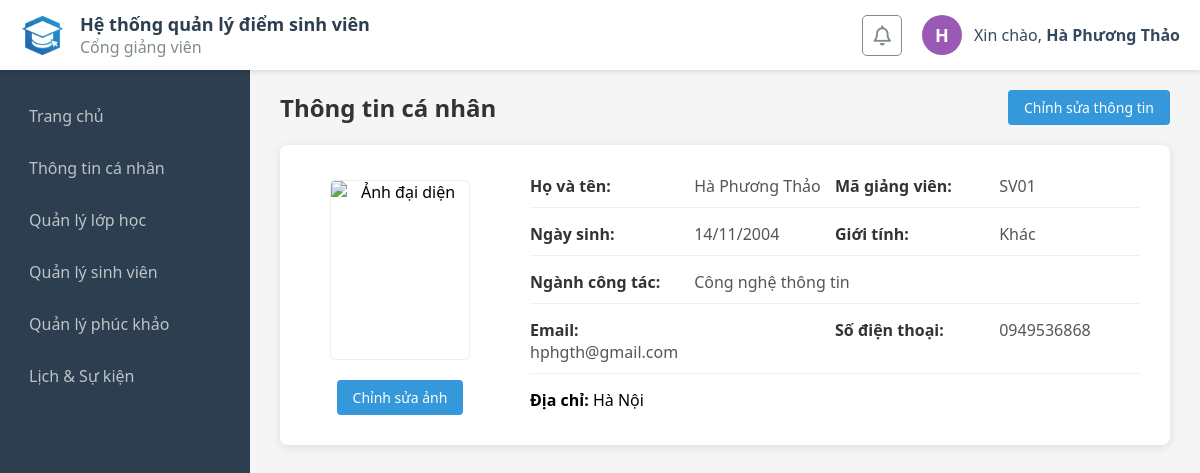
/teacher/profile.php (signed in), run on the app's committed database.
### tables this page shows
CREATE TABLE `profile` (
  `id` int(4) NOT NULL,
  `account_id` int(4) NOT NULL,
  `avatar` varchar(255) DEFAULT NULL,
  `first_name` varchar(10) NOT NULL,
  `last_name` varchar(20) NOT NULL,
  `dob` date NOT NULL,
  `gender` enum('Nam','Nữ','Khác') NOT NULL,
  `email` varchar(30) DEFAULT NULL,
  `phone` varchar(10) DEFAULT NULL,
  `address` varchar(50) DEFAULT NULL,
  `year` varchar(10) DEFAULT NULL,
  `academic_year` varchar(15) DEFAULT NULL,
  `faculty_id` int(11) DEFAULT NULL,
  `major_id` int(11) DEFAULT NULL
);

CREATE TABLE `account` (
  `id` int(4) NOT NULL,
  `code` varchar(5) NOT NULL,
  `username` varchar(20) NOT NULL,
  `password` varchar(255) NOT NULL,
  `password_hint` varchar(16) NOT NULL,
  `role` enum('admin','teacher','student') NOT NULL DEFAULT 'student'
);

CREATE TABLE `faculties` (
  `id` int(11) NOT NULL,
  `faculty_code` int(7) NOT NULL,
  `faculty_name` varchar(50) NOT NULL,
  `date_start` date DEFAULT NULL,
  `date_end` date DEFAULT NULL
);

### teacher/profile.php (the view, shortened to what this page needs)
<?php
$account_id = $_SESSION['id'];
require '../db_connection.php';
$code      = "N/A";
$sql = "SELECT a.code, p.first_name, p.last_name, p.dob, p.gender, p.email, p.phone, p.address, p.major_id, m.major_name, p.faculty_id, f.faculty_name, p.year
        FROM account a
        LEFT JOIN profile p ON a.id = p.account_id
        LEFT JOIN majors m ON p.major_id = m.id
        LEFT JOIN faculties f ON p.faculty_id = f.id
        WHERE a.id = ?";
$stmt = $conn->prepare($sql);
$stmt->bind_param("i", $account_id);
$stmt->execute();
$result = $stmt->get_result();
if ($row = $result->fetch_assoc()) {
    $code = $row['code'] ?: "N/A";
    if (!empty($row['dob']) && $row['dob'] != '0000-00-00') {
        $dob = date("d/m/Y", strtotime($row['dob']));
    } else {
        $dob = "Chưa cập nhật";
    }
    $gender   = $row['gender'] ?: "Chưa cập nhật";
    $email    = $row['email'] ?: "Chưa cập nhật";
    $phone    = $row['phone'] ?: "Chưa cập nhật";
    $address  = $row['address'] ?: "Chưa cập nhật";
    $faculty  = $row['faculty_name'] ?: "Chưa cập nhật";
}
?>
<!DOCTYPE html>
<html lang="en">
<head>
    <link rel="stylesheet" href="../css/profile.css">
</head>
<body>
    <?php include 'header.php'; ?>
    <div class="main-container">
        <div class="profile-title">
            <h2>Thông tin cá nhân</h2>
            <button class="edit-btn" onclick="window.location.href='edit.php'">Chỉnh sửa thông tin</button>
        </div>
        <div class="profile-info">
            <div class="profile-img">
                <img src="../images/profile.png" alt="Ảnh đại diện">
                <div class="profile-button">
                    <button class="edit-btn" onclick="window.location.href='edit.php'">Chỉnh sửa ảnh</button>
                </div>
            </div>
            <div class="profile-content">
                <div class="profile-row">
                    <p><strong>Họ và tên:</strong> <?php echo htmlspecialchars($full_name); ?></p>
                    <p><strong>Mã giảng viên:</strong> <?php echo htmlspecialchars($code); ?></p>
                </div>
                <div class="profile-row">
                    <p><strong>Ngày sinh:</strong> <?php echo htmlspecialchars($dob); ?></p>
                    <p><strong>Giới tính:</strong> <?php echo htmlspecialchars($gender); ?></p>
                </div>
                <div class="profile-row">
                    <p><strong>Ngành công tác:</strong> <?php echo htmlspecialchars($faculty); ?></p>
                </div>
                <div class="profile-row">
                    <p><strong>Email:</strong> <?php echo htmlspecialchars($email); ?></p>
                    <p><strong>Số điện thoại:</strong> <?php echo htmlspecialchars($phone); ?></p>
                </div>
                <p><strong>Địa chỉ:</strong> <?php echo htmlspecialchars($address); ?></p>
            </div>
        </div>
    </div>
</body>
</html>

### teacher/header.php (shortened to what this page needs)
<?php
require '../db_connection.php';
$user_id  = $_SESSION['id'] ?? 0;
$username = $_SESSION['username'] ?? 'user';
$full_name = "Chưa cập nhật";
$avatar_from_db = "";
if ($user_id > 0) {
    $sql = "SELECT p.first_name, p.last_name, p.avatar
            FROM account a
            LEFT JOIN profile p ON a.id = p.account_id
            WHERE a.id = ?";
    $stmt = $conn->prepare($sql);
    $stmt->bind_param("i", $user_id);
    $stmt->execute();
    $result = $stmt->get_result();
    if ($row = $result->fetch_assoc()) {
        $fname = trim($row['first_name'] ?? '');
        $lname = trim($row['last_name'] ?? '');
        if ($fname !== '' || $lname !== '') {
            $full_name = trim($lname . ' ' . $fname);
        }
    }
}
$first_letter = mb_strtoupper(mb_substr($full_name !== "Chưa cập nhật" ? $full_name : $username, 0, 1, 'UTF-8'), 'UTF-8');
$palette = ['#1abc9c', '#2ecc71', '#3498db', '#9b59b6', '#f1c40f', '#e67e22', '#e74c3c', '#34495e'];
$color_index = $user_id % count($palette);
$bg_color = $palette[$color_index];
?>
<!DOCTYPE html>
<html lang="en">
<head>
    <link rel="stylesheet" href="https://cdnjs.cloudflare.com/ajax/libs/font-awesome/6.5.2/css/all.min.css" />
    <link rel="stylesheet" href="../css/header.css">
</head>
<body>
    <div class="header">
        <div class="left-container">
            <img src="../images/logo.png" alt="" class="logo">
            <div class="content">
                <h1>Hệ thống quản lý điểm sinh viên</h1>
                <p>Cổng giảng viên</p>
            </div>
        </div>
        <div class="right-container">
            <div class="notification">
                <button class="noti-btn"><i class="fa-regular fa-bell"></i></button>
            </div>
            <div class="user-profile">
                <div class="avatar-circle" style="background-color: <?php echo $bg_color; ?>;">
                    <?php if (!empty($avatar_from_db) && file_exists($avatar_from_db)): ?>
                        <img src="<?php echo $avatar_from_db; ?>" alt="User Avatar">
                    <?php else: ?>
                        <span><?php echo $first_letter; ?></span>
                    <?php endif; ?>
                </div>
                <p class="greeting-text">
                    Xin chào, <strong><?php echo htmlspecialchars($full_name); ?></strong>
                </p>
            </div>
        </div>
    </div>
    <div class="sidebar">
        <ul>
            <li><a href="../teacher/home.php">Trang chủ</a></li>
            <li><a href="../teacher/profile.php">Thông tin cá nhân</a></li>
            <li><a href="../teacher/class.php">Quản lý lớp học</a></li>
            <li><a href="../teacher/student.php">Quản lý sinh viên</a></li>
            <li><a href="../teacher/grade.php">Quản lý phúc khảo</a></li>
            <li><a href="../teacher/calendar.php">Lịch & Sự kiện</a></li>
        </ul>
    </div>
</body>
</html>

### css/profile.css (style rules this page uses)
* { margin: 0; padding: 0; box-sizing: border-box; font-family: 'Segoe UI', Tahoma, Geneva, Verdana, sans-serif; }
.main-container { width: calc(100% - 250px); margin-left: 250px; min-height: 100vh; background-color: #f5f5f5; padding: 70px 30px 30px 30px; }
.profile-title { display: flex; justify-content: space-between; align-items: center; margin-bottom: 20px; margin-top: 20px; }
.profile-title h2 { font-size: 24px; color: #333333; }
.edit-btn { padding: 8px 16px; background-color: #3498db; color: #ffffff; border: none; border-radius: 4px; text-decoration: none; font-size: 14px; }
.profile-info { display: flex; flex-direction: row; gap: 40px; background: #fff; padding: 30px; border-radius: 8px; box-shadow: 0 2px 10px rgba(0,0,0,0.1); }
.profile-img { flex: 0 0 180px; text-align: center; display: flex; flex-direction: column; align-items: center; }
.profile-img img { width: 140px; height: 180px; margin-top: 5px; margin-bottom: 20px; border-radius: 5px; object-fit: cover; border: 1px solid #eeeeee; }
.profile-content { flex: 1; }
.profile-row { display: flex; margin-bottom: 15px; padding-bottom: 10px; border-bottom: 1px solid #f0f0f0; }
.profile-row p { flex: 1; font-size: 16px; color: #555; }
.profile-row strong { width: 160px; display: inline-block; color: #333; }

### css/header.css (style rules this page uses)
.header { height: 70px; background-color: #ffffff; display: flex; justify-content: space-between; align-items: center; padding: 0 20px; box-shadow: 0 2px 5px rgba(0,0,0,0.1); position: fixed; top: 0; width: 100%; z-index: 1000; }
.left-container { display: flex; align-items: center; gap: 15px; }
.left-container .logo { width: 45px; height: 45px; }
.left-container h1 { font-size: 18px; color: #2c3e50; }
.left-container p { font-size: 16px; color: #7f8c8d; }
.user-profile { display: flex; align-items: center; gap: 12px; }
.avatar-circle { width: 40px; height: 40px; border-radius: 50%; display: flex; justify-content: center; align-items: center; color: white; font-weight: bold; font-size: 18px; overflow: hidden; cursor: pointer; }
.greeting-text { font-size: 16px; color: #34495e; }
.right-container { display: flex; flex-direction: row; gap: 20px; }
.noti-btn { background: none; border: 1px solid #7f8c8d; border-radius: 5px; padding: 6px 10px; font-size: 20px; cursor: pointer; color: #7f8c8d; transition: color 0.3s; }
.sidebar { width: 250px; height: calc(100vh - 70px); background-color: #2c3e50; position: fixed; top: 70px; left: 0; padding-top: 20px; }
.sidebar ul { list-style: none; }
.sidebar ul li { padding: 0; }
.sidebar ul li a { display: block; color: #bdc3c7; padding: 15px 25px; text-decoration: none; transition: all 0.3s; font-size: 16px; border-left: 4px solid transparent; }

### data on the page
profile: first_letter "H", full_name "Hà Phương Thảo", account.code "SV01", dob "14/11/2004", gender "Khác", faculty.faculty_name "Công nghệ thông tin", email "hphgth@gmail.com", phone "0949536868", address "Hà Nội"
